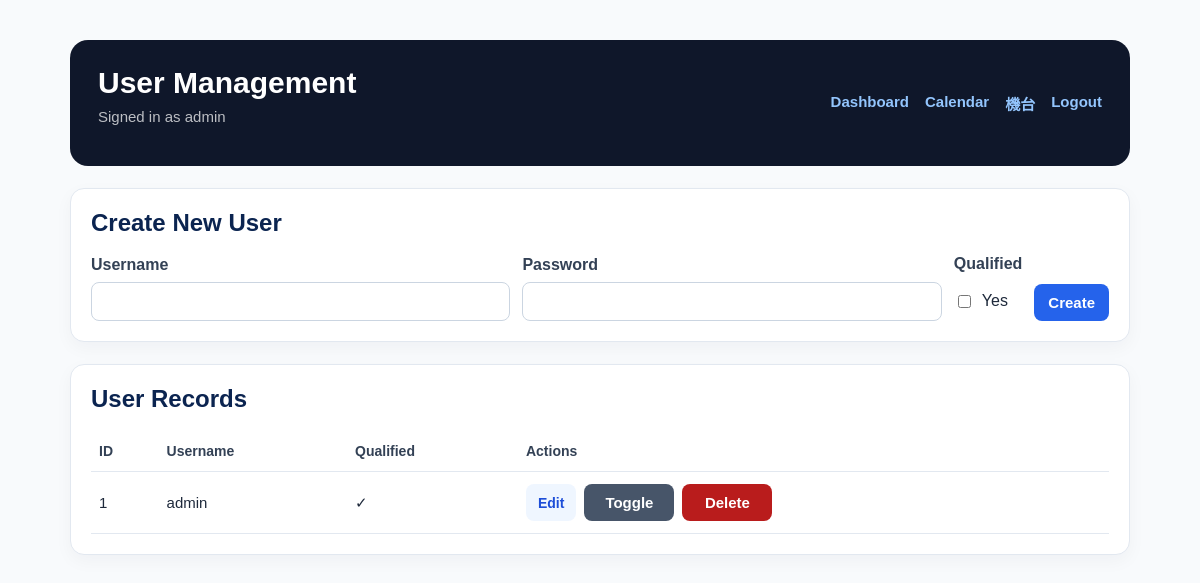
The app's page /admin/users (signed in) with its own data.
### models/__init__.py (models this page shows, shortened)
class User(UserMixin, db.Model):
    id = db.Column(db.Integer, primary_key=True)
    username = db.Column(db.String(80), unique=True, nullable=False)
    password_hash = db.Column(db.String(255), nullable=False)
    is_qualified = db.Column(db.Boolean, nullable=False, default=False)
    bookings = db.relationship("Booking", back_populates="user", lazy=True)

### routes/admin.py (the view, shortened to what this page needs)
@admin_bp.route("/users", methods=["GET", "POST"])
@login_required
def user_list():
    users = User.query.order_by(User.id.asc()).all()
    return render_template("admin/users.html", users=users, edit_user=None)

### models/__init__.py (called while the page is built)
@login_manager.user_loader
def load_user(user_id):
    return db.session.get(User, int(user_id))

### templates/admin/users.html (shortened to what this page needs)
<!doctype html>
<html lang="en">
<head>
</head>
<body>
    <main class="container">
        <section class="header">
            <div>
                <h1>User Management</h1>
                <p class="sub">Signed in as {{ current_user.username }}</p>
            </div>
            <div class="nav">
                <a href="/dashboard">Dashboard</a>
                <a href="/calendar">Calendar</a>
                <a href="{{ url_for('admin.machine_list') }}">機台</a>
                <a class="logout" href="{{ url_for('auth.logout') }}">Logout</a>
            </div>
        </section>
        <section class="panel">
            <h2>Create New User</h2>
            <form method="post" action="{{ url_for('admin.user_list') }}" class="form-grid">
                <div>
                    <label for="username">Username</label>
                    <input id="username" name="username" required>
                </div>
                <div>
                    <label for="password">Password</label>
                    <input id="password" name="password" type="password" required>
                </div>
                <div>
                    <label for="is_qualified">Qualified</label>
                    <div class="checkbox-wrap">
                        <input id="is_qualified" name="is_qualified" type="checkbox">
                        <span>Yes</span>
                    </div>
                </div>
                <div>
                    <button type="submit">Create</button>
                </div>
            </form>
        </section>
        <section class="panel">
            <h2>User Records</h2>
            {% if users %}
            <table>
                <thead>
                    <tr>
                        <th>ID</th>
                        <th>Username</th>
                        <th>Qualified</th>
                        <th>Actions</th>
                    </tr>
                </thead>
                <tbody>
                    {% for user in users %}
                    <tr>
                        <td>{{ user.id }}</td>
                        <td>{{ user.username }}</td>
                        <td>{{ "✓" if user.is_qualified else "✗" }}</td>
                        <td>
                            <div class="actions">
                                <a href="{{ url_for('admin.edit_user', user_id=user.id) }}">Edit</a>
                                <form method="post" action="{{ url_for('admin.toggle_user_qualified', user_id=user.id) }}">
                                    <button class="btn-muted" type="submit">Toggle</button>
                                </form>
                                <form method="post" action="{{ url_for('admin.delete_user', user_id=user.id) }}" onsubmit="return confirm('Delete this user?');">
                                    <button class="btn-danger" type="submit">Delete</button>
                                </form>
                            </div>
                        </td>
                    </tr>
                    {% endfor %}
                </tbody>
            </table>
            {% else %}
            <p class="empty">No users found.</p>
            {% endif %}
        </section>
    </main>
</body>
</html>

### templates/admin/users.html (style rules this page uses)
:root { --navy: #0f172a; --blue: #2563eb; --slate: #475569; --red: #b91c1c; --green-bg: #dcfce7; --green-text: #166534; --red-bg: #fee2e2; --red-text: #991b1b; --border: #e2e8f0; --bg: #f8fafc; --text: #1e293b; --muted: #64748b; }
* { box-sizing: border-box; }
body { margin: 0; font-family: Arial, sans-serif; background: var(--bg); color: var(--text); }
.container { max-width: 1100px; margin: 40px auto; padding: 0 20px 30px; }
.header { background: var(--navy); color: white; border-radius: 18px; padding: 26px 28px; display: flex; align-items: center; justify-content: space-between; gap: 16px; flex-wrap: wrap; }
.header h1 { margin: 0; font-size: 30px; }
.sub { margin-top: 8px; color: rgba(255,255,255,0.72); font-size: 15px; }
.nav { display: flex; gap: 16px; flex-wrap: wrap; }
.nav a, .logout { color: #93c5fd; text-decoration: none; font-weight: 700; font-size: 15px; }
.panel { background: #fff; border: 1px solid var(--border); border-radius: 14px; padding: 20px; margin-top: 22px; box-shadow: 0 6px 18px rgba(15, 23, 42, 0.04); }
.panel h2 { margin: 0 0 18px; font-size: 24px; color: #0b2450; }
label { display: block; margin-bottom: 8px; font-weight: 700; color: #334155; }
input, button { width: 100%; box-sizing: border-box; border-radius: 8px; font-size: 15px; }
input { padding: 10px 12px; border: 1px solid #cbd5e1; background: #fff; }
button { padding: 10px 14px; border: none; background: var(--blue); color: #fff; cursor: pointer; font-weight: 700; }
.btn-muted { background: var(--slate); }
.btn-danger { background: var(--red); }
.form-grid { display: grid; grid-template-columns: 1.4fr 1.4fr auto auto; gap: 12px; align-items: end; }
.checkbox-wrap { display: flex; align-items: center; gap: 8px; height: 40px; }
.checkbox-wrap input { width: auto; }
table { width: 100%; border-collapse: collapse; margin-top: 8px; }
th, td { border-bottom: 1px solid var(--border); padding: 12px 8px; text-align: left; vertical-align: middle; }
th { color: #334155; font-size: 14px; }
td { font-size: 15px; }
.actions { display: flex; gap: 8px; flex-wrap: wrap; }
.actions form { margin: 0; }
.actions a { display: inline-flex; align-items: center; justify-content: center; padding: 9px 12px; border-radius: 8px; background: #eff6ff; color: #1d4ed8; text-decoration: none; font-weight: 700; font-size: 14px; }
.actions button { width: auto; min-width: 90px; }

### records on screen
User: username "admin", id "1", is_qualified "✓"
